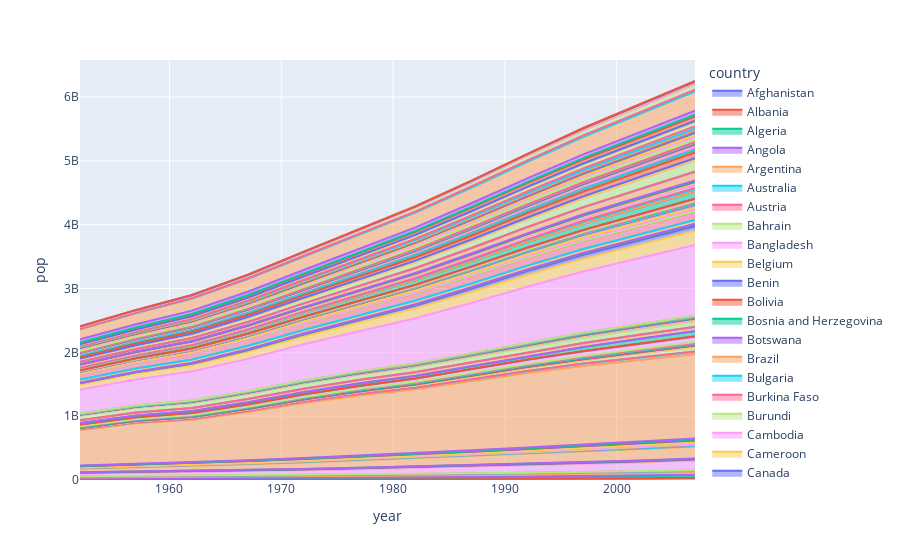

The cell this chart's notebook holds for it:
### Markdown cell above
It, however, requires a line_group arguement to be satisfied. This set the metric the area below the line should use.

### Code cell
px.area(data_frame=countries,x='year',y='pop',line_group='continent',color='country')
